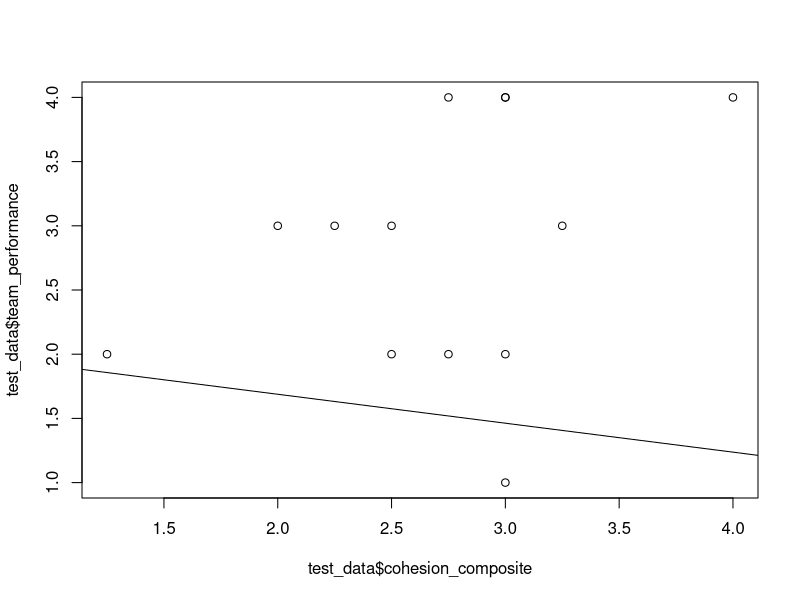
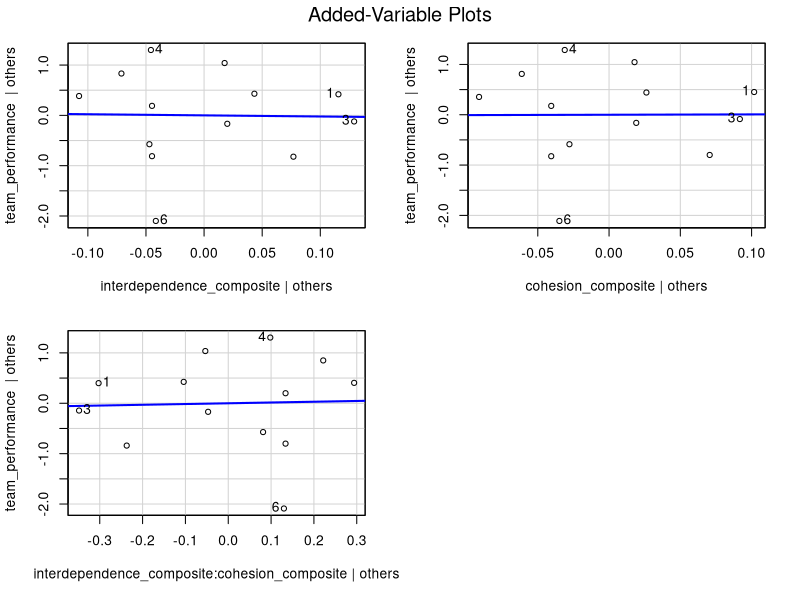
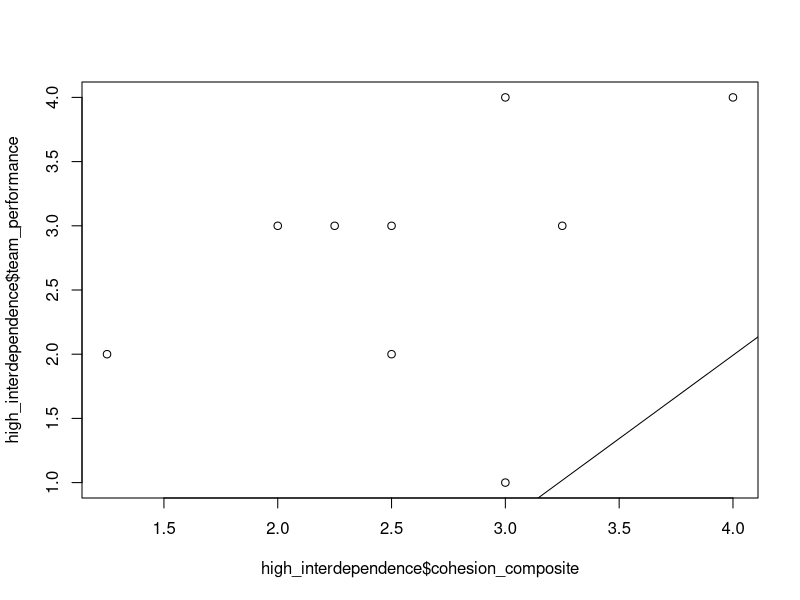
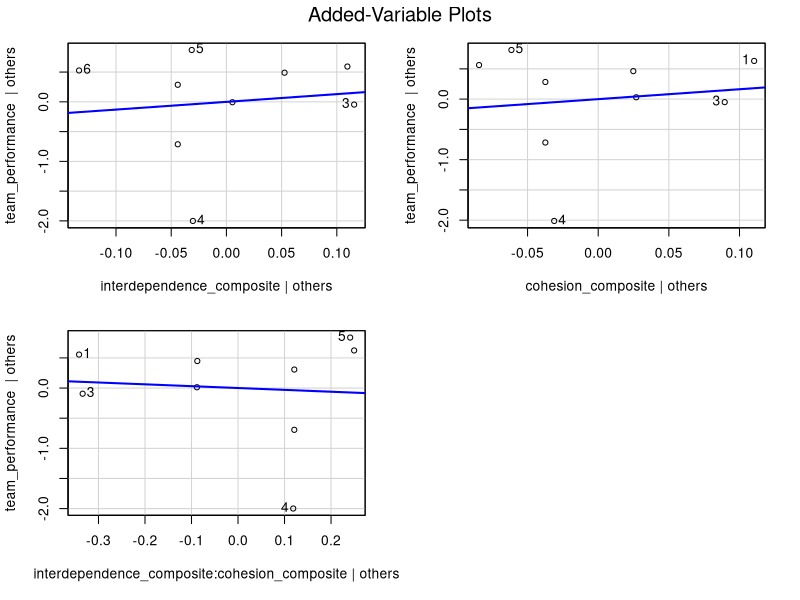

These figures' R source, in order:
library(tidyverse)
library(car)

# reading data
test_data <- read.csv("test_data.csv")
test_data <- na.omit(test_data)

# reverse coding
reverse_cols <- c("team.cohesion_3_r", "task_interdepdence_2_r")
test_data[, reverse_cols] <- 6 - test_data[, reverse_cols]

# renaming column names
names(test_data) <- gsub(x = names(test_data), pattern = "\\.", replacement = "_")
names(test_data) <- gsub(x = names(test_data), pattern = "interdepdence", replacement = "interdependence")
names(test_data) <- gsub(x = names(test_data), pattern = "\\_r", replacement = "")

# composite scale for cohesion and interdependence
test_data <- test_data %>%
  rowwise() %>%
  mutate(cohesion_composite = mean(c_across(contains("cohesion"))),
         interdependence_composite = mean(c_across(contains("interdependence"))))

# descriptive table
cohesion_mean <- mean(test_data$cohesion_composite)
interdependence_mean <- mean(test_data$interdependence_composite)
performance_mean <- mean(test_data$team_performance)

cohesion_sd <- sd(test_data$cohesion_composite)
interdependence_sd <- sd(test_data$interdependence_composite)
performance_sd <- sd(test_data$team_performance)

cohesion_interdependence_cor <- round(cor(test_data$cohesion_composite, test_data$interdependence_composite), digits = 3)
cohesion_performance_cor <- round(cor(test_data$cohesion_composite, test_data$team_performance), digits = 3)
interdependence_performance_cor <- round(cor(test_data$interdependence_composite, test_data$team_performance), digits = 3)

Variable <- c("Team Cohesion", "Task Interdependence", "Team Performance")
Team_Cohesion <- c("", cohesion_interdependence_cor, cohesion_performance_cor)
Task_Interdependence <- c(cohesion_interdependence_cor, "", interdependence_performance_cor)
Team_Performance <- c(cohesion_interdependence_cor, interdependence_performance_cor, "")
Mean <- c(cohesion_mean, interdependence_mean, performance_mean)
Standard_Deviation <- c(cohesion_sd, interdependence_sd, performance_sd)

table <- data.frame(Variable, Team_Cohesion, Task_Interdependence, Team_Performance, Mean, Standard_Deviation)
table <- table %>%
  mutate(across(is.numeric, round, digits = 3))

# visualizing linear regression between team performance (response variable) and 
# team cohesion and task interdependence (explanatory variables)
lm_performance <- lm(team_performance ~ (interdependence_composite + cohesion_composite)^2, data = test_data)
plot(test_data$cohesion_composite, test_data$team_performance)
abline(lm_performance)

avPlots(lm_performance)

summary(lm_performance)

# visualizing linear regression between the response variable and explanatory variables with only task interdependence higher than 3.
high_interdependence <- test_data %>%
  filter(interdependence_composite >= 3)

lm_high_inter <- lm(team_performance ~ (interdependence_composite + cohesion_composite)^2, data = high_interdependence)
plot(high_interdependence$cohesion_composite, high_interdependence$team_performance)
abline(lm_high_inter)

avPlots(lm_high_inter)

summary(lm_high_inter)